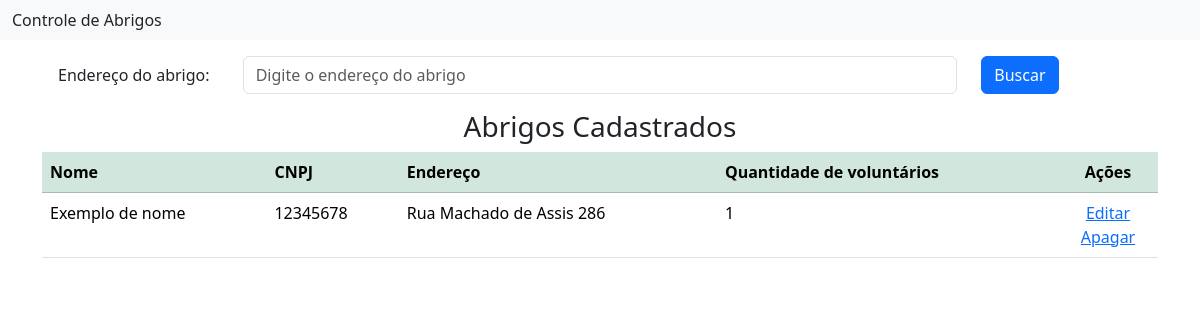
The page /abrigos/ on the database as committed earlier.
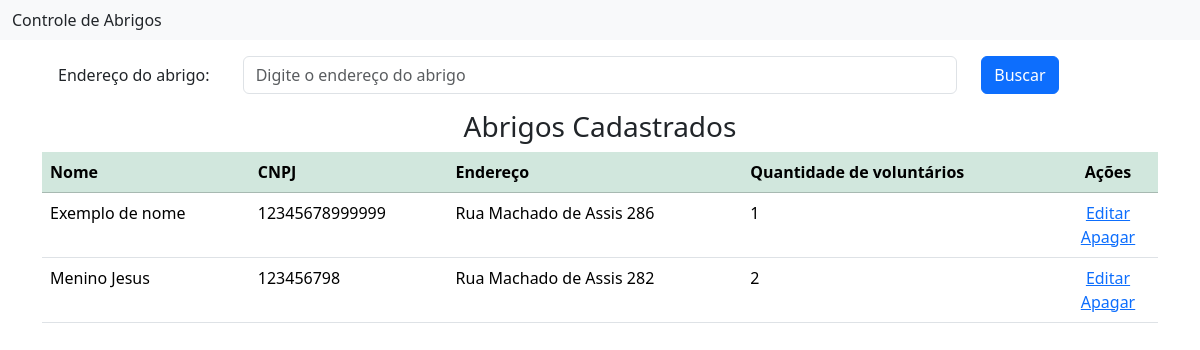
The same page on the database as committed later.
### abrigo/models.py (models this page shows, shortened)
class Abrigo(models.Model):
    nome = models.CharField(max_length=255, verbose_name="Nome", default='Exemplo de nome')
    cnpj = models.CharField(max_length=18, unique=True, verbose_name="CNPJ")
    endereco = models.CharField(max_length=255, verbose_name="Endereço")
    voluntarios = models.ForeignKey('voluntarios.Voluntario', verbose_name='Voluntario', related_name="tste",
                                     on_delete=models.CASCADE, null=True,blank=True)
    class Meta:
        verbose_name = 'Abrigo'
        verbose_name_plural = 'Abrigos'

### abrigo/views.py (the view)
# urls.py: path('abrigos/', AbrigosView.as_view(), name='abrigos'),
class AbrigosView(ListView):
    model = Abrigo
    template_name = 'abrigos.html'
    context_object_name = 'abrigos'
    paginate_by = 5
    def get_queryset(self):
        buscar = self.request.GET.get('buscar')
        qs = Abrigo.objects.annotate(qtd_voluntarios=Count('voluntario'))
        if buscar:
            qs = qs.filter(endereco__icontains=buscar)
        return qs

### abrigo/templates/abrigos.html (shortened to what this page needs)
{% extends 'inicial.html' %}
{% load django_bootstrap5 %}
{% load static %}
{% block content %}
<section class="section">
    <div class="container">
        <form action="" method="GET">
            <div class="form-group row p-3">
                <label class="col-sm-2 col-form-label">Endereço do abrigo:</label>
                <div class="col-sm-8">
                    <input class="form-control" type="text" name="buscar" value="{{ request.GET.buscar }}"
                           placeholder="Digite o endereço do abrigo">
                </div>
                <div class="col-sm-2">
                    <button type="submit" class="btn btn-primary">Buscar</button>
                </div>
            </div>
        </form>
        {% if abrigos %}
        <div class="card-body">
            <h3 class="text-center">Abrigos Cadastrados</h3>
            <div class="table-responsive">
                <table class="table table-hover">
                    <thead class="table-success">
                        <tr>
                            <th>Nome</th>
                            <th>CNPJ</th>
                            <th>Endereço</th>
                            <th>Quantidade de voluntários</th>
                            <th style="width: 100px; text-align: center">Ações</th>
                        </tr>
                    </thead>
                    <tbody>
                        {% for abrigo in abrigos %}
                        <tr>
                            <td>{{ abrigo.nome }}</td>
                            <td>{{ abrigo.cnpj }}</td>
                            <td>{{ abrigo.endereco }}</td>
                            <td>{{ abrigo.qtd_voluntarios }}</td>
                            <td style="text-align: center">
                                <a href="{% url 'abrigo_editar' abrigo.pk %}">
                                    <span class="icon">
                                         Editar
                                    </span>
                                </a>
                                <a href="{% url 'abrigo_apagar' abrigo.pk %}">
                                    <span class="icon">
                                         Apagar
                                    </span>
                                </a>
                            </td>
                        </tr>
                        {% endfor %}
                    </tbody>
                </table>
            </div>
        </div>
        {% else %}
        <p class="text-center">Nenhum abrigo encontrado.</p>
        {% endif %}
    </div>
</section>
{% endblock %}

Rows that differ between the two databases and show on the page:
changed Abrigo "Exemplo de nome": cnpj "12345678" → "12345678999999"
added Abrigo: nome "Menino Jesus", cnpj "123456798", endereco "Rua Machado de Assis 282", qtd_voluntarios "2"
